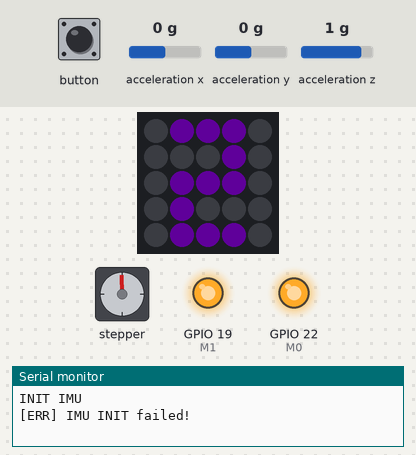
A sketch run on a simulated ESP32. Shown: stepper motor, 5×5 RGB LED matrix (first LED top left, wired row by row), output pins drawn as LEDs (lit = HIGH), the last lines printed to the serial monitor. Wiring (inferred from the names in the program): stepper motor driver (200 steps per turn assumed): step GPIO 23; direction GPIO 33. The inputs (shaded band) are chosen by the test bench; at power-on: acceleration x 0 g, acceleration y 0 g, acceleration z 1 g. Dim RGB values are drawn brighter than linear; pins used as bus, display or sensor lines are not drawn.

Above: at 2.2 s.
2.3 s: button pressed for 0.15 s
At 3.5 s:
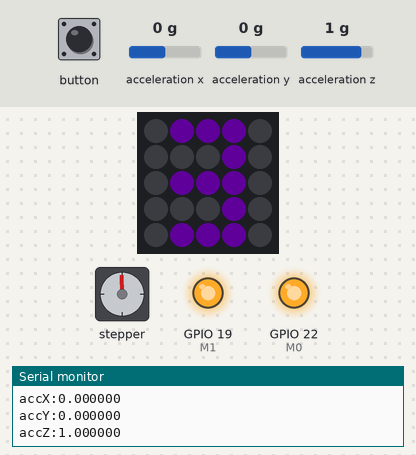
3.9 s: button pressed for 1 s
At 5.3 s:
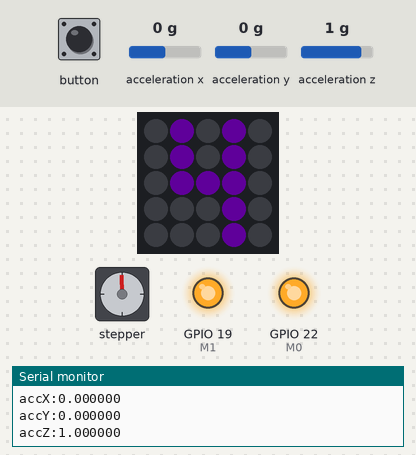
Timing chart, 0 to 6.9 s (numbered marks = the images above; inputs shaded):
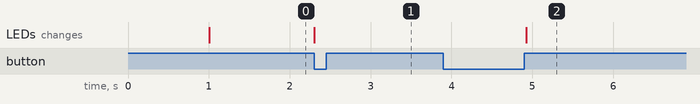

The sketch:

control.ino
```cpp
#include "M5Atom.h"
// `20200608a`
#define M0  22
#define M1  19
#define STP  23
#define DIR 33

float accX = 0, accY = 0, accZ = 0;
float accX_avg = 0, accY_avg = 0, accZ_avg = 0;
int n_average = 1;
bool IMU_ready = false;
int usdelay = 10;

int M0_state = 1;
int M1_state = 1;
int DIR_state = 1;

uint8_t numberImageData[750 + 2] = {
  50, // width
  5,  // height
  0x00, 0x00, 0x00, 0x00, 0x69, 0xA3, 0x00, 0x69, 0xA3, 0x00, 0x69, 0xA3, 0x00, 0x00, 0x00, 0x00,
  0x00, 0x00, 0x00, 0x00, 0x00, 0x00, 0x69, 0xA3, 0x00, 0x00, 0x00, 0x00, 0x00, 0x00, 0x00, 0x00,
  0x00, 0x00, 0x69, 0xA3, 0x00, 0x69, 0xA3, 0x00, 0x69, 0xA3, 0x00, 0x00, 0x00, 0x00, 0x00, 0x00,
  0x00, 0x69, 0xA3, 0x00, 0x69, 0xA3, 0x00, 0x69, 0xA3, 0x00, 0x00, 0x00, 0x00, 0x00, 0x00, 0x00,
  0x69, 0xA3, 0x00, 0x00, 0x00, 0x00, 0x69, 0xA3, 0x00, 0x00, 0x00, 0x00, 0x00, 0x00, 0x00, 0x69,
  0xA3, 0x00, 0x69, 0xA3, 0x00, 0x69, 0xA3, 0x00, 0x00, 0x00, 0x00, 0x00, 0x00, 0x00, 0x69, 0xA3,
  0x00, 0x69, 0xA3, 0x00, 0x69, 0xA3, 0x00, 0x00, 0x00, 0x00, 0x00, 0x00, 0x00, 0x69, 0xA3, 0x00,
  0x69, 0xA3, 0x00, 0x69, 0xA3, 0x00, 0x00, 0x00, 0x00, 0x00, 0x00, 0x00, 0x69, 0xA3, 0x00, 0x69,
  0xA3, 0x00, 0x69, 0xA3, 0x00, 0x00, 0x00, 0x00, 0x00, 0x00, 0x00, 0x69, 0xA3, 0x00, 0x69, 0xA3,
  0x00, 0x69, 0xA3, 0x00, 0x00, 0x00, 0x00, 0x00, 0x00, 0x00, 0x69, 0xA3, 0x00, 0x00, 0x00, 0x00,
  0x69, 0xA3, 0x00, 0x00, 0x00, 0x00, 0x00, 0x00, 0x00, 0x69, 0xA3, 0x00, 0x69, 0xA3, 0x00, 0x00,
  0x00, 0x00, 0x00, 0x00, 0x00, 0x00, 0x00, 0x00, 0x00, 0x00, 0x00, 0x00, 0x00, 0x00, 0x69, 0xA3,
  0x00, 0x00, 0x00, 0x00, 0x00, 0x00, 0x00, 0x00, 0x00, 0x00, 0x00, 0x00, 0x00, 0x69, 0xA3, 0x00,
  0x00, 0x00, 0x00, 0x00, 0x00, 0x00, 0x69, 0xA3, 0x00, 0x00, 0x00, 0x00, 0x69, 0xA3, 0x00, 0x00,
  0x00, 0x00, 0x00, 0x00, 0x00, 0x69, 0xA3, 0x00, 0x00, 0x00, 0x00, 0x00, 0x00, 0x00, 0x00, 0x00,
  0x00, 0x00, 0x00, 0x00, 0x69, 0xA3, 0x00, 0x00, 0x00, 0x00, 0x00, 0x00, 0x00, 0x00, 0x00, 0x00,
  0x00, 0x00, 0x00, 0x69, 0xA3, 0x00, 0x00, 0x00, 0x00, 0x69, 0xA3, 0x00, 0x00, 0x00, 0x00, 0x00,
  0x00, 0x00, 0x69, 0xA3, 0x00, 0x00, 0x00, 0x00, 0x69, 0xA3, 0x00, 0x00, 0x00, 0x00, 0x00, 0x00,
  0x00, 0x69, 0xA3, 0x00, 0x00, 0x00, 0x00, 0x69, 0xA3, 0x00, 0x00, 0x00, 0x00, 0x00, 0x00, 0x00,
  0x69, 0xA3, 0x00, 0x00, 0x00, 0x00, 0x69, 0xA3, 0x00, 0x00, 0x00, 0x00, 0x00, 0x00, 0x00, 0x00,
  0x00, 0x00, 0x69, 0xA3, 0x00, 0x00, 0x00, 0x00, 0x00, 0x00, 0x00, 0x00, 0x00, 0x00, 0x69, 0xA3,
  0x00, 0x69, 0xA3, 0x00, 0x69, 0xA3, 0x00, 0x00, 0x00, 0x00, 0x00, 0x00, 0x00, 0x69, 0xA3, 0x00,
  0x69, 0xA3, 0x00, 0x69, 0xA3, 0x00, 0x00, 0x00, 0x00, 0x00, 0x00, 0x00, 0x69, 0xA3, 0x00, 0x69,
  0xA3, 0x00, 0x69, 0xA3, 0x00, 0x00, 0x00, 0x00, 0x00, 0x00, 0x00, 0x69, 0xA3, 0x00, 0x69, 0xA3,
  0x00, 0x69, 0xA3, 0x00, 0x00, 0x00, 0x00, 0x00, 0x00, 0x00, 0x69, 0xA3, 0x00, 0x69, 0xA3, 0x00,
  0x69, 0xA3, 0x00, 0x00, 0x00, 0x00, 0x00, 0x00, 0x00, 0x00, 0x00, 0x00, 0x00, 0x00, 0x00, 0x69,
  0xA3, 0x00, 0x00, 0x00, 0x00, 0x00, 0x00, 0x00, 0x69, 0xA3, 0x00, 0x69, 0xA3, 0x00, 0x69, 0xA3,
  0x00, 0x00, 0x00, 0x00, 0x00, 0x00, 0x00, 0x69, 0xA3, 0x00, 0x69, 0xA3, 0x00, 0x69, 0xA3, 0x00,
  0x00, 0x00, 0x00, 0x00, 0x00, 0x00, 0x69, 0xA3, 0x00, 0x00, 0x00, 0x00, 0x69, 0xA3, 0x00, 0x00,
  0x00, 0x00, 0x00, 0x00, 0x00, 0x00, 0x00, 0x00, 0x69, 0xA3, 0x00, 0x00, 0x00, 0x00, 0x00, 0x00,
  0x00, 0x00, 0x00, 0x00, 0x69, 0xA3, 0x00, 0x00, 0x00, 0x00, 0x00, 0x00, 0x00, 0x00, 0x00, 0x00,
  0x00, 0x00, 0x00, 0x00, 0x00, 0x00, 0x00, 0x00, 0x00, 0x69, 0xA3, 0x00, 0x00, 0x00, 0x00, 0x00,
  0x00, 0x00, 0x00, 0x00, 0x00, 0x00, 0x00, 0x00, 0x69, 0xA3, 0x00, 0x00, 0x00, 0x00, 0x00, 0x00,
  0x00, 0x00, 0x00, 0x00, 0x00, 0x00, 0x00, 0x69, 0xA3, 0x00, 0x00, 0x00, 0x00, 0x00, 0x00, 0x00,
  0x69, 0xA3, 0x00, 0x00, 0x00, 0x00, 0x69, 0xA3, 0x00, 0x00, 0x00, 0x00, 0x00, 0x00, 0x00, 0x00,
  0x00, 0x00, 0x00, 0x00, 0x00, 0x69, 0xA3, 0x00, 0x00, 0x00, 0x00, 0x00, 0x00, 0x00, 0x69, 0xA3,
  0x00, 0x00, 0x00, 0x00, 0x69, 0xA3, 0x00, 0x00, 0x00, 0x00, 0x00, 0x00, 0x00, 0x00, 0x00, 0x00,
  0x00, 0x00, 0x00, 0x69, 0xA3, 0x00, 0x00, 0x00, 0x00, 0x00, 0x00, 0x00, 0x69, 0xA3, 0x00, 0x69,
  0xA3, 0x00, 0x69, 0xA3, 0x00, 0x00, 0x00, 0x00, 0x00, 0x00, 0x00, 0x69, 0xA3, 0x00, 0x69, 0xA3,
  0x00, 0x69, 0xA3, 0x00, 0x00, 0x00, 0x00, 0x00, 0x00, 0x00, 0x69, 0xA3, 0x00, 0x69, 0xA3, 0x00,
  0x69, 0xA3, 0x00, 0x00, 0x00, 0x00, 0x00, 0x00, 0x00, 0x69, 0xA3, 0x00, 0x69, 0xA3, 0x00, 0x69,
  0xA3, 0x00, 0x00, 0x00, 0x00, 0x00, 0x00, 0x00, 0x00, 0x00, 0x00, 0x00, 0x00, 0x00, 0x69, 0xA3,
  0x00, 0x00, 0x00, 0x00, 0x00, 0x00, 0x00, 0x69, 0xA3, 0x00, 0x69, 0xA3, 0x00, 0x69, 0xA3, 0x00,
  0x00, 0x00, 0x00, 0x00, 0x00, 0x00, 0x69, 0xA3, 0x00, 0x69, 0xA3, 0x00, 0x69, 0xA3, 0x00, 0x00,
  0x00, 0x00, 0x00, 0x00, 0x00, 0x00, 0x00, 0x00, 0x00, 0x00, 0x00, 0x69, 0xA3, 0x00, 0x00, 0x00,
  0x00, 0x00, 0x00, 0x00, 0x69, 0xA3, 0x00, 0x69, 0xA3, 0x00, 0x69, 0xA3, 0x00, 0x00, 0x00, 0x00,
  0x00, 0x00, 0x00, 0x69, 0xA3, 0x00, 0x69, 0xA3, 0x00, 0x69, 0xA3, 0x00, 0x00, 0x00
};


void setup()
{
  M5.begin(true, false, true);

  Serial.println("");
  Serial.println("INIT IMU");
  // check if IMU is ready
  if (M5.IMU.Init() == 0) {
    IMU_ready = true;
    Serial.println("[OK] INIT ready");
  } else {
    IMU_ready = false;
    Serial.println("[ERR] IMU INIT failed!");
  }
  delay(1000);
  pinMode(M0, OUTPUT);

  digitalWrite(M0, M0_state);
  pinMode(M1, OUTPUT);
  digitalWrite(M1, M1_state);
  pinMode(DIR, OUTPUT);
  digitalWrite(DIR, LOW);

    ledcAttachPin(STP, 0); // broche 18, canal 0.
  ledcSetup(0, 32*60/4, 12); // canal = 0, frequence = 5000 Hz, resolution = 12 bits
  ledcWrite(0, 2048);   //  canal = 0, rapport cyclique = 2048 (half at 12bits)


  //#pinMode(STP, OUTPUT);
  //#digitalWrite(STP, LOW);

  M5.dis.displaybuff(numberImageData);

}

int numberis = 0;
int CaseIs = 0;

void loop()
{


  M5.IMU.getAccelData(&accX, &accY, &accZ);

  if ((accY < -0.7) && (abs(accZ) < (0.4))) {
    if (abs(accX) < 0.4) {
      Serial.printf("Tilt avant\n");
      numberis = 4 + M0_state * 1;
      M5.dis.displaybuff(numberImageData, (9 - numberis) * 5, 0);
    }
  } else if ((accY > 0.7) && (abs(accZ) < (0.4))) {
    if (abs(accX) < 0.4) {
      Serial.printf("Tilt arriere\n");
      numberis = 6 + M1_state * 1;
      M5.dis.displaybuff(numberImageData, (9 - numberis) * 5, 0);
    }
  } else if ((accX < -0.7) && (abs(accZ) < (0.4))) {
    if (abs(accY) < 0.4) {
      Serial.printf("Tilt gauche\n");
      numberis = 8 + DIR_state * 1;
      M5.dis.displaybuff(numberImageData, (9 - numberis) * 5, 0);

    }

  } else {
    numberis = 2;
    M5.dis.displaybuff(numberImageData, (9 - numberis) * 5, 0);
  }

  if (M5.Btn.wasPressed())
  {
    if (numberis > 7) {
      DIR_state = ((DIR_state + 1) % 2) ;
      digitalWrite(DIR, !digitalRead(DIR));
    } else if (numberis > 5) {
      M1_state = ((M1_state + 1) % 2) ;
      digitalWrite(M1, !digitalRead(M1));
    } else if (numberis > 3) {
      M0_state = ((M0_state + 1) % 2) ;
      digitalWrite(M0, !digitalRead(M0));
    } else if (numberis > 1) {
      usdelay = ((usdelay + 10) % 100);
    }
    //numberis = (++numberis) % 6;
    M5.dis.displaybuff(numberImageData, (9 - numberis) * 5, 0);
    Serial.printf("numberis:%d\n", numberis);
    Serial.printf("M0:%d\n", M0_state);
    Serial.printf("M1:%d\n", M1_state);
    Serial.printf("DIR:%d\n", DIR_state);
    Serial.printf("usdelay:%d\n", usdelay);

    Serial.printf("accX:%f\n", accX);
    Serial.printf("accY:%f\n", accY);
    Serial.printf("accZ:%f\n", accZ);
    do
    {
      M5.update();
    } while (M5.Btn.isPressed());
  }else{
        M5.dis.displaybuff(numberImageData, (9 - usdelay/10) * 5, 0);
  }

  M5.update();

  delay(usdelay-10);
  //digitalWrite(STP, !digitalRead(STP));
}
```

Measured:
- after the input at 3.9 s, the LEDs: change after 1.0 s (image 2)
